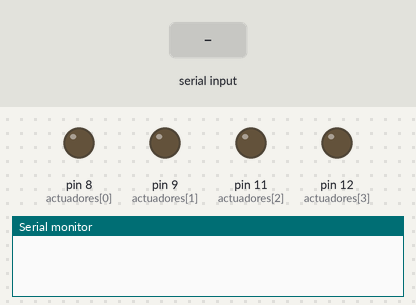
This sketch was run on a simulated Arduino Uno, built with avr-gcc and run on an emulated ATmega328P. Parts: output pins drawn as LEDs (lit = HIGH), the last lines printed to the serial monitor. Inputs (shaded band) come from the test bench.

Above: at 1.2 s.
1.3 s: "90,45\n" received over Serial
At 3.0 s:
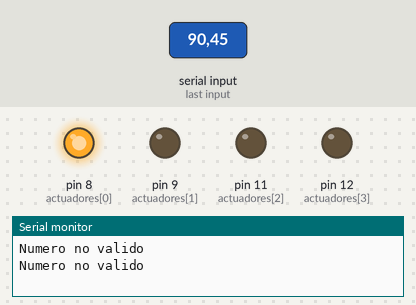
4.3 s: "30,150\n" received over Serial
At 7.1 s:
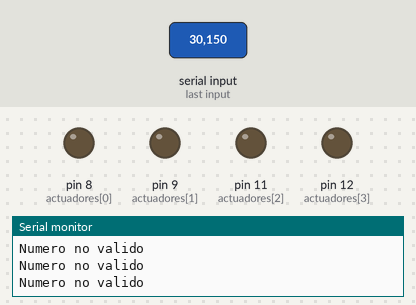
7.3 s: "5\n" received over Serial
At 8.6 s:
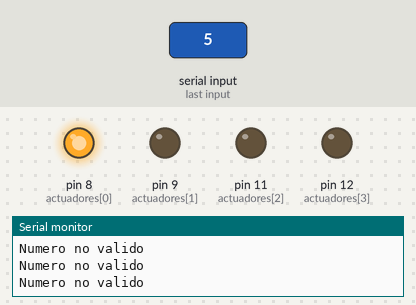
Timing chart, 0 to 10.8 s (numbered marks = the images above; inputs shaded):
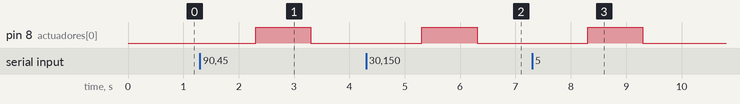

Measured:
- after the input at 1.3 s, pin 8 (actuadores[0]): LOW → HIGH after 1.0 s, → LOW 1.0 s later
- after the input at 4.3 s, pin 8 (actuadores[0]): LOW → HIGH after 1.0 s, → LOW 1.0 s later
- after the input at 7.3 s, pin 8 (actuadores[0]): LOW → HIGH after 1.0 s, → LOW 1.0 s later

The sketch:

10.ino
```cpp
int actuadores[4] = {8, 9, 11, 12};

void setup() {
  Serial.begin(9600);
  for (int i = 0; i < 4; i++) {
    pinMode(actuadores[i], OUTPUT);
  }
}

void loop() {
  if (Serial.available() > 0) {
    int v = Serial.parseInt();
    if (v >= 0 && v < 4) {
      digitalWrite(actuadores[v], 1);
      delay(1000);
      digitalWrite(actuadores[v], 0);
    } else {
      Serial.println("Numero no valido");
    }
  }
}
```
